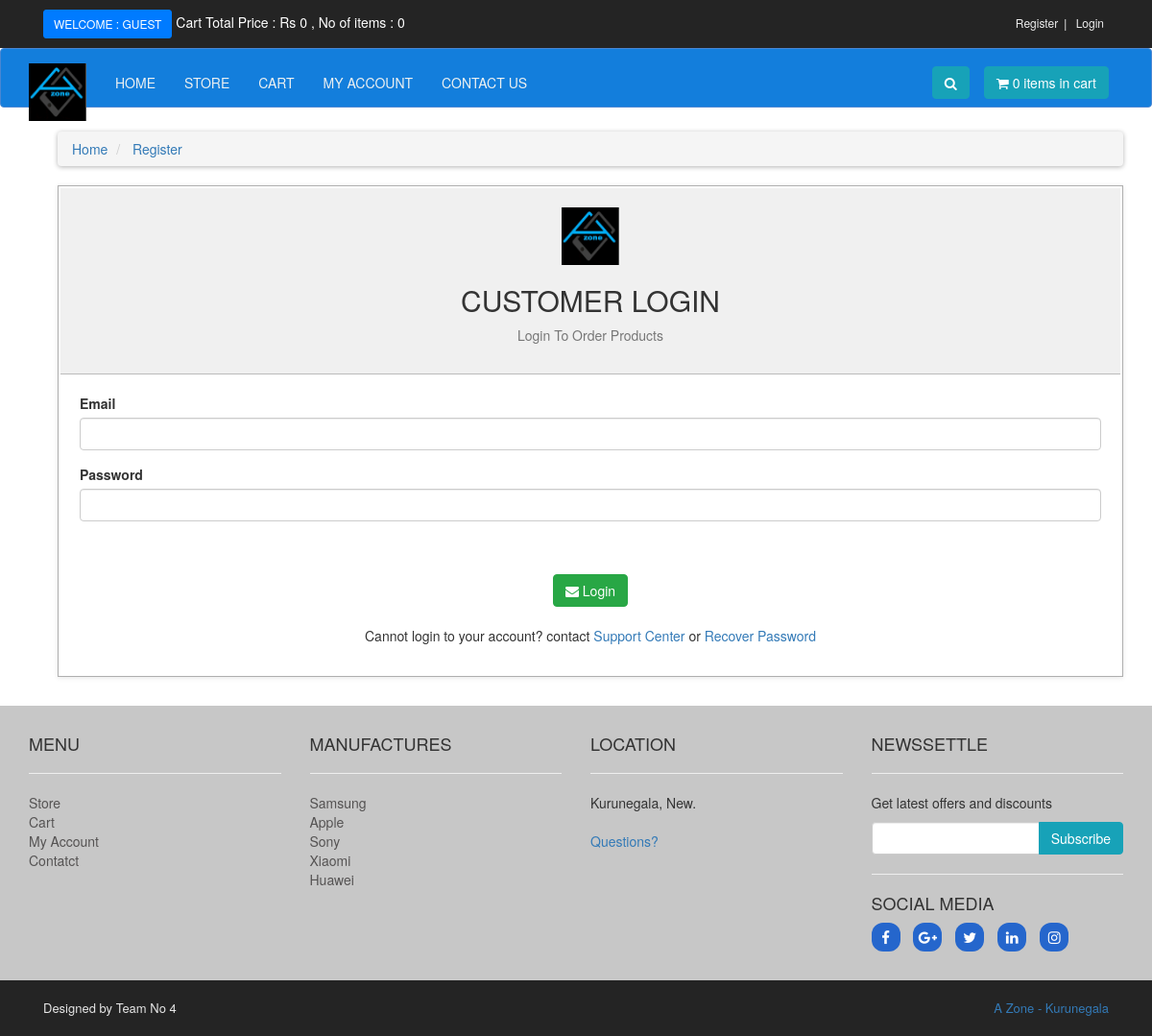
The page /login.php on the database its author committed.
### tables this page shows
CREATE TABLE `manufacture` (
  `manufactureId` int(11) NOT NULL,
  `manName` varchar(200) NOT NULL,
  `manImage` varchar(1000) DEFAULT NULL
);

### include/foot.php (the view, shortened to what this page needs)
<div id="foot">
	<div class="container">
		<div class="row">
			<div class="col-md-3 col-sm-6">
				<h4>Menu</h4>
				<hr>
				<ul>
					<li><a href="store.php">Store</a></li>
					<li><a href="cart.php">Cart</a></li>
					<li><a href="checkout.php">My Account</a></li>
					<li><a href="contact.php">Contatct</a></li>
				</ul>
			</div>
			<div class="col-md-3 col-sm-6">
				<h4>Manufactures</h4>
				<hr>
				<ul>
					<?php
						$sql = "SELECT * FROM manufacture LIMIT 0,5";
						$getManufacture = mysqli_query($conn,$sql);
						while($rowManufacture = mysqli_fetch_array($getManufacture)){
							$manufactureId = $rowManufacture['manufactureId'];
							$manufactureName = $rowManufacture['manName'];
							echo "<li><a href='shop.php?manufacture=$manufactureId'>$manufactureName</a></li>";
						}
					?>
				</ul>
			</div>
			<div class="col-md-3 col-sm-6">
				<h4>Location</h4>
				<hr>
				<address>
					Kurunegala,
					New.
				</address>
				<a href="contact.php">Questions?</a>
			</div>
			<div class="col-md-3 col-sm-6">
				<h4>Newssettle</h4>
				<hr>
				<p>Get latest offers and discounts</p>
				<form method="post" action="">
					<div class="input-group">
						<input type="text" class="form-control" name="email">
						<span class="input-group-btn">
							<input type="submit" value="Subscribe" class="btn btn-info ">
						</span>
					</div>
				</form>
				<hr>
				<h4>Social Media</h4>
				<p class="social">
					<a href="#"><i class="fa fa-facebook"></i></a>
					<a href="#"><i class="fa fa-google-plus"></i></a>
					<a href="#"><i class="fa fa-twitter"></i></a>
					<a href="#"><i class="fa fa-linkedin"></i></a>
					<a href="#"><i class="fa fa-instagram"></i></a>
				</p>
			</div>
		</div>
	</div>
</div>
<div id="cright">
	<div class="container">
		<div class="col-md-6">
			<p class="pull-left">Designed by Team No 4</p>
		</div>
		<div class="col-md-6">
			<p class="pull-right"><a href="#">A Zone - Kurunegala</a></p>
		</div>
	</div>
</div>

### resources/css/styles.css (style rules this page uses)
body { font-family: "Nunito",sans-serif; font-size: 14px; line-height: 1.4; color: #363636; background-color: #ffffff; overflow-x: hidden; }
.btn-info { color: #ffffff; background-color: #17A2B8 !important; border-color: #17A2B8 !important; }
#foot { background: #c7c7c7; padding: 20px 0; }
#foot ul { padding-left: 0; list-style: none; margin-bottom: 5px; }
#foot ul a { color: #555353; padding: 20px 0; }
#foot .social { text-align: left; }
#foot .social a { margin: 0 10px 0 0; color: #ffffff; display: inline-block; width: 30px; height: 30px; border-radius: 12px; line-height: 30px; font-size: 15px; text-align: center; transition: all 0.1s ease-out; vertical-align: bottom; background-color: #2566cc; }
#foot h4 { text-transform: uppercase; font-weight: 300; }
#foot hr { color: #e6e6e6; }
#cright { background: #242424; color: #e6e6e6; padding: 20px 0; font-size: 13px; }
#cright p { margin: 0; }

### rows shown on the page
manufacture: manName "Samsung"
manufacture: manName "Apple"
manufacture: manName "Sony"
manufacture: manName "Xiaomi"
manufacture: manName "Huawei"

### other values the page prints
$totalPrice "0"
$count "0 0"
